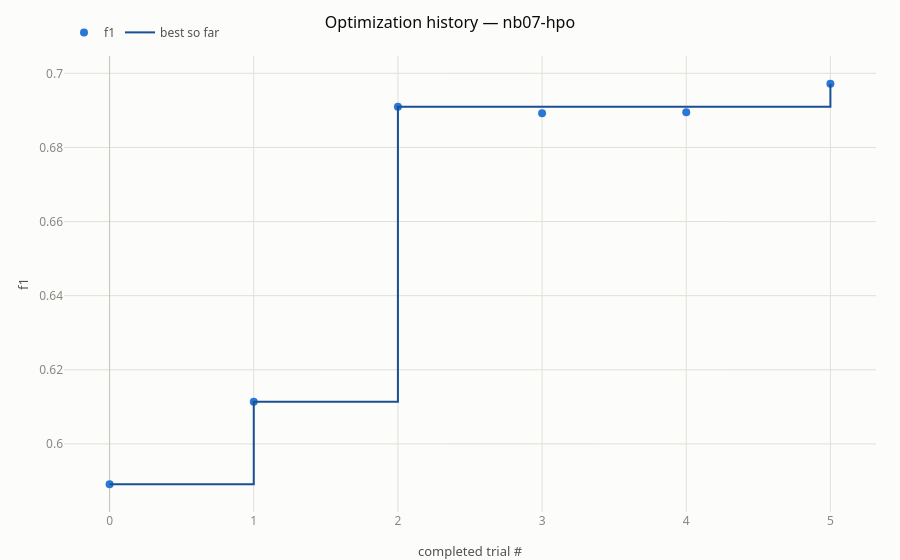

The notebook cell saved with this chart:
### Code cell
study.plot_optimization_history()

### Figure 1 — Plotly figure (JSON) as saved in the notebook; plotly's stock layout.template omitted (floating-point values rounded to 4 significant figures)
{"data": [{"customdata": ["trial_0000", "trial_0001", "trial_0002", "trial_0004", "trial_0005", "trial_0006"], "hovertemplate": "%{customdata}<br>f1 = %{y:.5g}<extra></extra>", "marker": {"color": "#2a78d6", "size": 8}, "mode": "markers", "name": "f1", "type": "scatter", "x": [0, 1, 2, 3, 4, 5], "y": [0.5891, 0.6114, 0.691, 0.6892, 0.6895, 0.6972]}, {"hovertemplate": "best = %{y:.5g}<extra></extra>", "line": {"color": "#184f95", "shape": "hv", "width": 2}, "mode": "lines", "name": "best so far", "type": "scatter", "x": [0, 1, 2, 3, 4, 5], "y": [0.5891, 0.6114, 0.691, 0.691, 0.691, 0.6972]}], "layout": {"title": {"text": "Optimization history — nb07-hpo"}, "xaxis": {"title": {"text": "completed trial #"}}, "yaxis": {"title": {"text": "f1"}}}}
